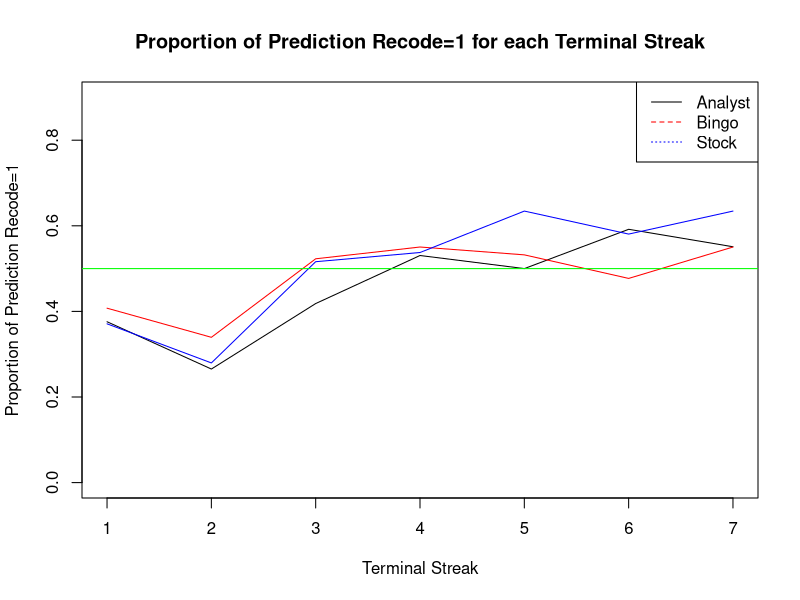
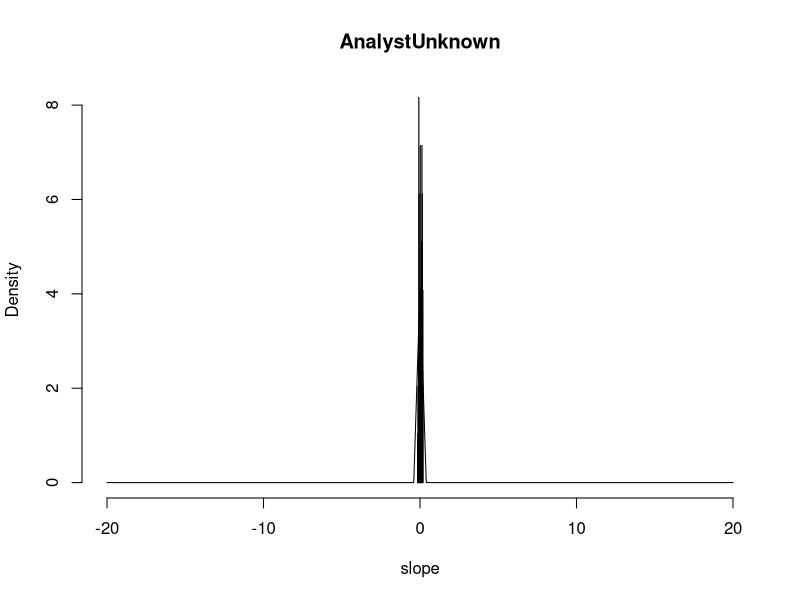
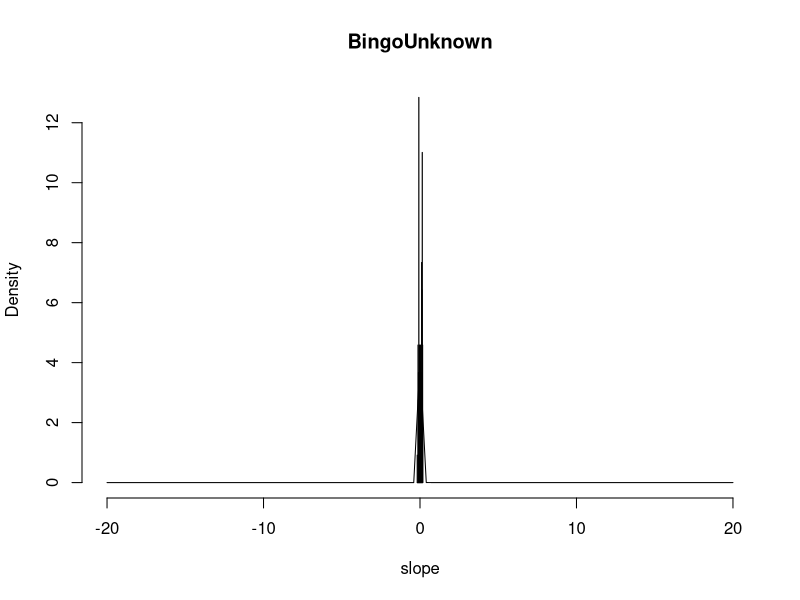
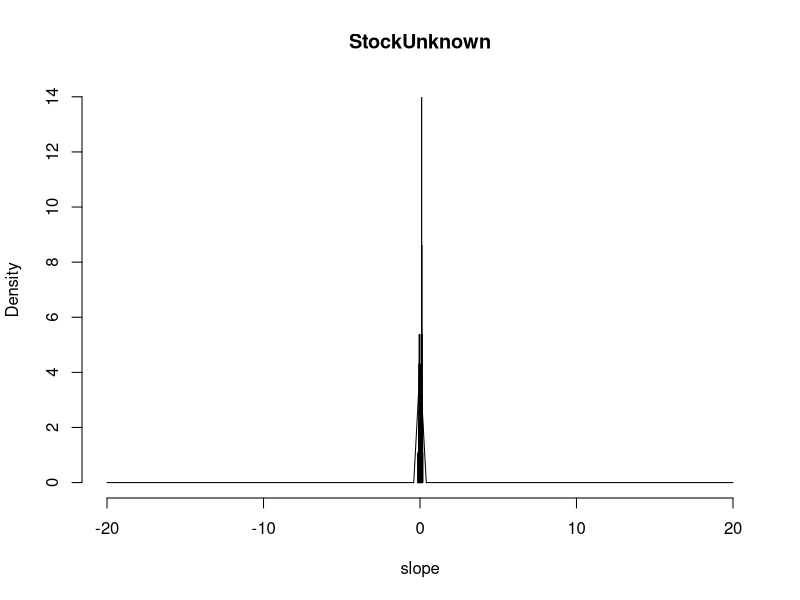

Write R code to recreate these figures, in order.
## ---- chunk 1
library(readxl)
library(afex)
data <- read_excel("../Data/PredictingOutcomes_ParticipantPredictions.xlsx", sheet = "Study 3B")

# divide the data based on the generator
data1 <- data[data$generator == "analyst",]
data2 <- data[data$generator == "bingo",]
data3 <- data[data$generator == "stock",]
## ---- chunk 2
nrow(data1)
nrow(data2)
nrow(data3)
## ---- chunk 3
prop1 <- aggregate(data1$prediction_recode, by = list(data1$terminal_streak_length), FUN = mean)
prop2 <- aggregate(data2$prediction_recode, by = list(data2$terminal_streak_length), FUN = mean)
prop3 <- aggregate(data3$prediction_recode, by = list(data3$terminal_streak_length), FUN = mean)
## ---- chunk 4
prop1
prop2
prop3
## ---- chunk 5
plot(prop1$Group.1,prop1$x, type = "l",ylim=c(0.0,0.9), xlab = "Terminal Streak", ylab = "Proportion of Prediction Recode=1", main = "Proportion of Prediction Recode=1 for each Terminal Streak")
lines(prop2$Group.1,prop2$x, col = "red")
lines(prop3$Group.1,prop3$x,  col = "blue")
abline(h = 0.5, col = "green")
legend("topright", legend = c("Analyst", "Bingo", "Stock"), col = c("black", "red", "blue"), lty = 1:3)
## ---- chunk 6
model1 <- lmer(prediction_recode ~ generator + (1|participant_id), data = data)
summary(model1)
## ---- chunk 7
anova(model1)
## ---- chunk 8
aov1<-aov_ez('participant_id','prediction_recode',data, between=c('generator'),within=c('terminal_streak_length'))
aov1

pairwise.t.test(data$prediction_recode, data$generator, p.adjust.method = "bonferroni")


## ---- chunk 9
id <- unique(data1$participant_id)

slope <- c()

for (i in id){
x <- as.character(i)
datax <- data1[data1$participant_id == x,]
model <- lm(prediction_recode ~ terminal_streak_length, data = datax)
slope <- c(slope, coef(model)[2])
}

hist(slope,breaks=30,xlim=c(-20,20),prob=TRUE,main="AnalystUnknown")
curve(dnorm(x, mean = mean(slope), sd = sd(slope)), add = TRUE, col = "black")
## ---- chunk 10
id <- unique(data2$participant_id)

slope <- c()

for (i in id){
x <- as.character(i)
datax <- data2[data2$participant_id == x,]
model <- lm(prediction_recode ~ terminal_streak_length, data = datax)
slope <- c(slope, coef(model)[2])
}

hist(slope,breaks=30,xlim=c(-20,20),prob=TRUE,main="BingoUnknown")
curve(dnorm(x, mean = mean(slope), sd = sd(slope)), add = TRUE, col = "black")
## ---- chunk 11
id <- unique(data3$participant_id)

slope <- c()

for (i in id){
x <- as.character(i)
datax <- data3[data3$participant_id == x,]
model <- lm(prediction_recode ~ terminal_streak_length, data = datax)
slope <- c(slope, coef(model)[2])
}

hist(slope,breaks=30,xlim=c(-20,20),prob=TRUE,main="StockUnknown")
curve(dnorm(x, mean = mean(slope), sd = sd(slope)), add = TRUE, col = "black")
